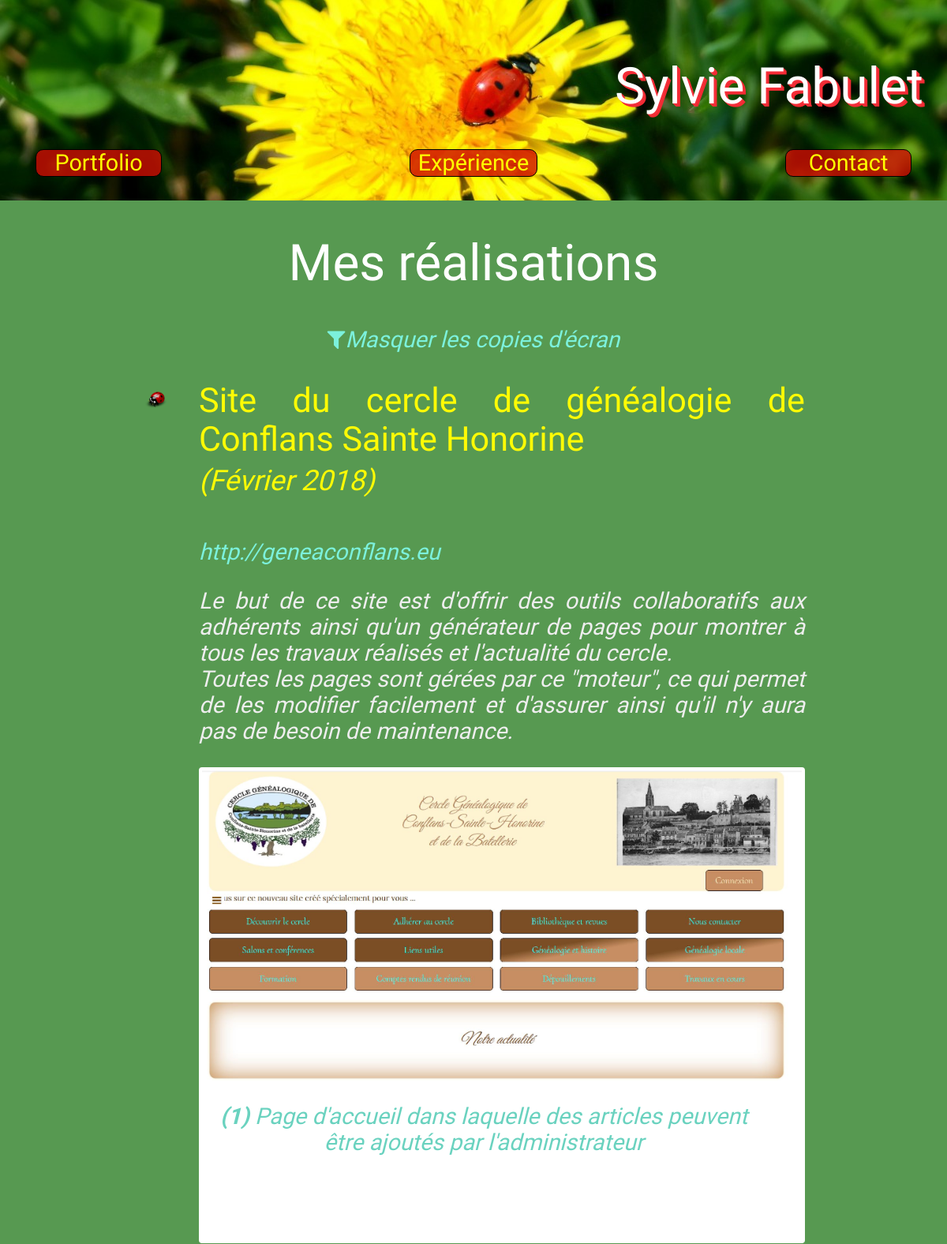
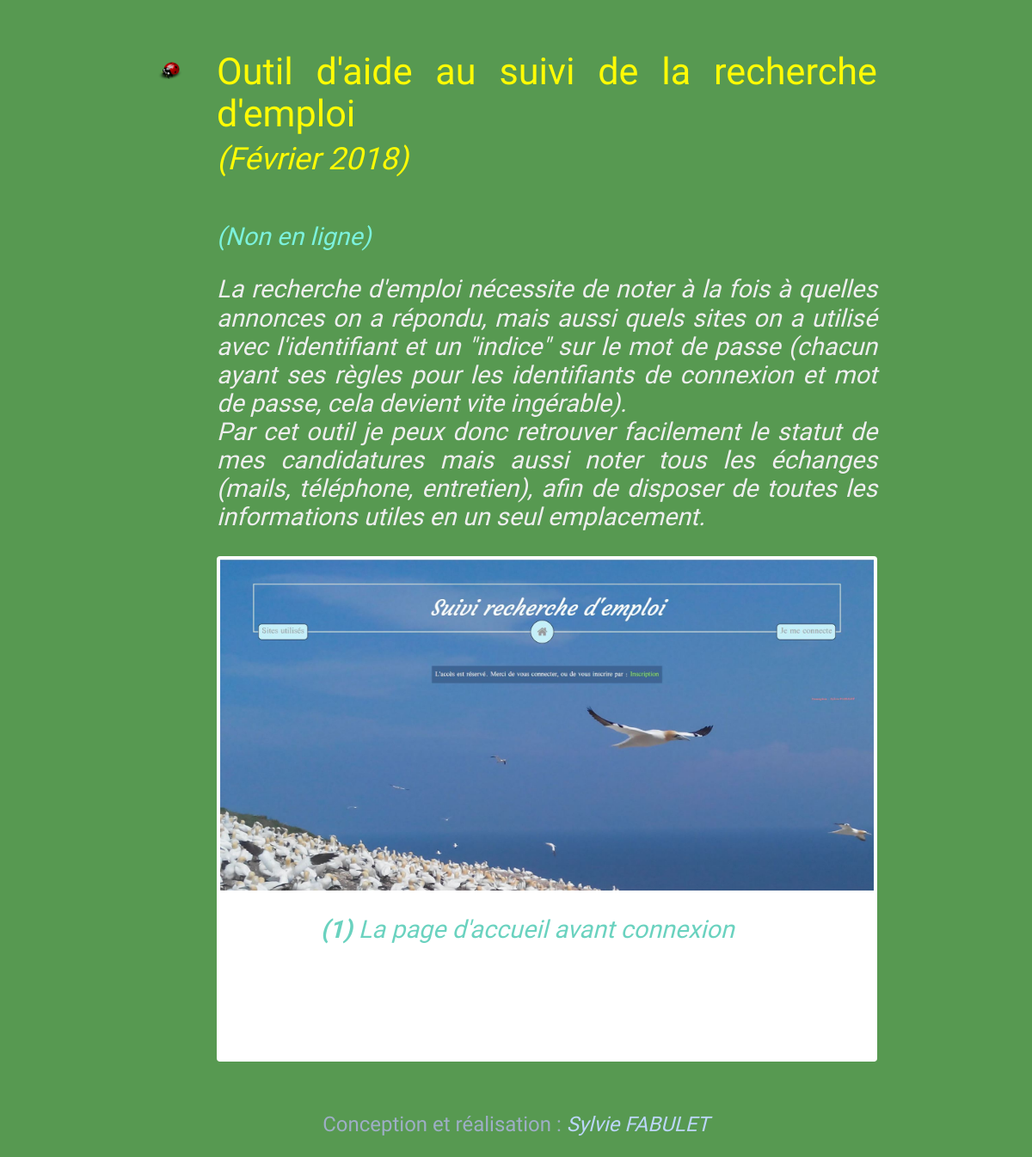
Screenshot of /portfolio.php with the database file from the repository (2 pictures, top to bottom).
### tables this page shows
CREATE TABLE IF NOT EXISTS `projet` (
  `proj_id` tinyint(4) UNSIGNED NOT NULL AUTO_INCREMENT,
  `proj_ref_name` varchar(7) NOT NULL COMMENT 'nom de référence pour les répertoires associés',
  `proj_name` varchar(100) NOT NULL,
  `proj_date_tri` date NOT NULL,
  `proj_date_aff` varchar(30) NOT NULL,
  `proj_description` text NOT NULL,
  `proj_url` varchar(100) DEFAULT NULL,
  PRIMARY KEY (`proj_id`),
  KEY `proj_date_tri` (`proj_date_tri`)
);

CREATE TABLE IF NOT EXISTS `images` (
  `image_id` tinyint(3) UNSIGNED NOT NULL AUTO_INCREMENT,
  `image_number_in_proj` tinyint(4) NOT NULL,
  `image_filename` varchar(150) NOT NULL,
  `image_alt` varchar(100) NOT NULL,
  `image_description` varchar(250) NOT NULL,
  `image_proj_lien` tinyint(3) UNSIGNED NOT NULL,
  PRIMARY KEY (`image_id`),
  KEY `image_proj_lien` (`image_proj_lien`)
);

### portfolio.php (called while the page is built, shortened)
<?php
$options = [
  PDO::ATTR_ERRMODE => PDO::ERRMODE_EXCEPTION,
  PDO::ATTR_DEFAULT_FETCH_MODE => PDO::FETCH_ASSOC
];
$pdo = new PDO("mysql:host=localhost;dbname=myportfolio",
"root",
"", $options);
$pdo->exec("SET NAMES UTF8");
$query = $pdo->query("SELECT * FROM `projet`;");
$listProj = $query->fetchAll(PDO::FETCH_ASSOC);
foreach ($listProj as &$elt) {
  $query = $pdo->prepare("SELECT * FROM `images` WHERE `image_proj_lien` = ?;");
  $array = [
    $elt['proj_id'],
    ];
  $query->execute($array);
  $elt['images'] = $query->fetchAll(PDO::FETCH_ASSOC);
}
include "layout.phtml";

### portfolio.phtml (the view, shortened to what this page needs)
<main>
  <h1>Mes réalisations</h1>
  <?php if (!empty($listProj)) : ?>
    <p id="showHideDiapo" class="sousTitre"><a href="#" ><i class="fa fa-filter" aria-hidden="true"></i>Masquer les copies d'écran</a></p>
  <?php endif ?>
  <div class="container">
    <ul class="enumReal">
      <?php foreach ($listProj as $unProj) : ?>
        <li>
          <h2><?= $unProj['proj_name'] ?> <br><span>(<?= $unProj['proj_date_aff'] ?>)</span></h2>
          <?php if (!empty($unProj['proj_url'])) : ?>
            <p><a href="<?= $unProj['proj_url'] ?>" target="_blank"  ><?= $unProj['proj_url'] ?></a></p>
          <?php else : ?>
            <p class="avertissement">(Non en ligne)</p>
          <?php endif ?>
          <p class="presDescr"><?= nl2br($unProj['proj_description']) ?></p>
          <div class="flexslider">
            <ul class="slides">
              <?php foreach ($unProj['images']  as  $i => $uneImage) :?>
                <?php if ($i < 40) : ?>
                  <li>
                    <img src="<?= $uneImage['image_filename'] ?>" alt="<?= $uneImage['image_alt'] ?>">
                    <p class="flex-caption"><span>(<?= $uneImage['image_number_in_proj'] ?>) </span><?= $uneImage['image_description'] ?></p>
                  </li>
                <?php endif ?>
              <?php endforeach ?>
            </ul>
          </div>
        </li>
      <?php endforeach ?>
    </ul>
  </div>
</main>

### layout.phtml (shortened to what this page needs)
<!DOCTYPE html>
<html lang="fr">
<head>
  <link rel="stylesheet" href="css/font-awesome-4.7.0/css/font-awesome.min.css">
  <link rel="stylesheet" href="css/normalize.css">
  <link rel="stylesheet" href="css/style.css">
  <link rel="stylesheet" href="css/flexslider.css" type="text/css">
</head>
<body>
  <header>
    <h1>Sylvie Fabulet</h1>
    <nav>
      <p class="buttonNav"><a href="portfolio.php">Portfolio</a></p>
      <p class="buttonNav"><a href="index.php">Expérience</a></p>
      <p class="buttonNav"><a href="contact.php">Contact</a></p>
    </nav>
  </header>
  <?php include $template . ".phtml" ?>
  <footer>
    <p>Conception et réalisation : <a href="contact.php">Sylvie FABULET</a></p>
  </footer>
</body>
</html>

### css/style.css (style rules this page uses)
* { box-sizing: border-box; outline: none; }
html { font-size: 100%; }
body { font-family: 'Scheherazade', serif; font-size: 1.8rem; margin: 0; color: #eee; background-color: #579951; }
h1 { font-family: 'Aclonica', sans-serif; font-weight: normal; color: white; text-align: center; font-size: 4rem; }
h2 { font-family: 'Aclonica', sans-serif; font-weight: normal; color: #fffb05; font-size: 2.7rem; padding-bottom: 15px; text-align: justify; }
h2 span { font-style: italic; font-size: smaller; }
img { max-width: 100%; }
a { text-decoration: none; font-style: italic; color: #7cf1dc; cursor: url("../img/icon3.png"), pointer; }
header { padding: 30px; background-image: url(../img/ladybug1.jpeg); background-position: center; background-size: cover; }
header h1 { text-align: right; text-shadow: 1px 1px 0 #f32f39, 2px 2px 0 #f32f39, 3px 3px 0 #f22b34, 4px 4px 0 #f22b34; }
header a { font-style: normal; color : yellow; cursor:pointer; }
nav { width : 100%; display: flex; flex-direction: row; justify-content: space-between; align-items:center; flex-wrap: wrap; }
.buttonNav { border : 1px solid black; border-radius: 10px; padding : 0 10px; text-align: center; margin: 0 15px; background-color: rgba(207, 13, 3, 0.8) ; min-width: 160px; }
footer { margin : 15px; font-size: smaller; color : #9eaec5; text-align: center; }
footer a { color : #bcd6fb; }
.container { width : 70%; margin : 0 auto; }
.flex-caption { color : #6ad2bf; font-style: italic; text-align: center; width: 94%; vertical-align: middle; }
.flex-caption span { font-weight: bold; }
.enumReal { list-style-image: url("../img/icon3.png"); }
.enumReal li { padding-left: 2rem; }
.avertissement { color : #7cf1dc; font-style: italic; }
.presDescr { font-style: italic; text-align: justify; }
.sousTitre { text-align: center; margin: 5px auto; }

### css/flexslider.css (style rules this page uses)
.slides, .slides > li, .flex-control-nav, .flex-direction-nav { margin: 0; padding: 0; list-style: none; }
.flexslider { margin: 0; padding: 0; }
.flexslider .slides > li { display: none; -webkit-backface-visibility: hidden; }
.flexslider .slides img { width: 100%; display: block; }
.flexslider .slides:after { content: "\0020"; display: block; clear: both; visibility: hidden; line-height: 0; height: 0; }
.flexslider { margin: 0 0 60px; background: #fff; border: 4px solid #fff; position: relative; zoom: 1; -webkit-border-radius: 4px; -moz-border-radius: 4px; border-radius: 4px; -webkit-box-shadow: '' 0 1px 4px rgba(0, 0, 0, 0.2); -moz-box-shadow: '' 0 1px 4px rgba(0, 0, 0, 0.2); -o-box-shadow: '' 0 1px 4px rgba(0, 0, 0, 0.2); box-shadow: '' 0 1px 4px rgba(0, 0, 0, 0.2); }
.flexslider .slides { zoom: 1; }
.flexslider .slides img { height: auto; -moz-user-select: none; }

### rows the page displays
projet: proj_name "Site du cercle de généalogie de Conflans Sainte Honorine", proj_date_aff "Février 2018", proj_url "http://geneaconflans.eu", proj_description "Le but de ce site est d'offrir des outils collaboratifs aux adhérents ainsi qu'un générateur de pages pour montrer à tous les travaux réalisés et l'actualité du cercle. Toutes les pages sont gérées par ce \"moteur\", ce qui permet de les modifier facilement et d'assurer ainsi qu'il n'y aura pas de besoin de maintenance."
images: image_filename (picture), image_number_in_proj "1", image_description "Page d'accueil dans laquelle des articles peuvent être ajoutés par l'administrateur"
projet: proj_name "Outil d'aide au suivi de la recherche d'emploi", proj_date_aff "Février 2018", shows "(Non en ligne)", proj_description "La recherche d'emploi nécessite de noter à la fois à quelles annonces on a répondu, mais aussi quels sites on a utilisé avec l'identifiant et un \"indice\" sur le mot de passe (chacun ayant ses règles pour les identifiants de connexion et mot de passe, cela devient vite ingérable). Par cet outil je peux donc retrouver facilement le statut de mes candidatures mais aussi noter tous les échanges (mails, téléphone, entretien), afin de disposer de toutes les informations utiles en un seul emplacement."
images: image_filename (picture), image_number_in_proj "1", image_description "La page d'accueil avant connexion"
